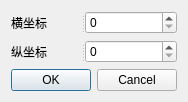
<?xml version="1.0" encoding="UTF-8"?>
<ui version="4.0">
 <class>CxledBugDialog</class>
 <widget class="QDialog" name="CxledBugDialog">
  <property name="geometry">
   <rect>
    <x>0</x>
    <y>0</y>
    <width>174</width>
    <height>97</height>
   </rect>
  </property>
  <property name="windowTitle">
   <string>设置坏灯泡</string>
  </property>
  <property name="windowIcon">
   <iconset resource="CxResource.qrc">
    <normaloff>:/Ico/MyIco/_Resource/Ico/png-0016.png</normaloff>:/Ico/MyIco/_Resource/Ico/png-0016.png</iconset>
  </property>
  <layout class="QGridLayout" name="gridLayout">
   <item row="0" column="0">
    <widget class="QSplitter" name="splitter">
     <property name="orientation">
      <enum>Qt::Horizontal</enum>
     </property>
     <widget class="QLabel" name="label">
      <property name="text">
       <string>横坐标</string>
      </property>
     </widget>
     <widget class="QSpinBox" name="spinBox">
      <property name="maximum">
       <number>512</number>
      </property>
     </widget>
    </widget>
   </item>
   <item row="1" column="0">
    <widget class="QSplitter" name="splitter_2">
     <property name="orientation">
      <enum>Qt::Horizontal</enum>
     </property>
     <widget class="QLabel" name="label_2">
      <property name="text">
       <string>纵坐标</string>
      </property>
     </widget>
     <widget class="QSpinBox" name="spinBox_2">
      <property name="maximum">
       <number>128</number>
      </property>
     </widget>
    </widget>
   </item>
   <item row="2" column="0">
    <widget class="QDialogButtonBox" name="buttonBox">
     <property name="orientation">
      <enum>Qt::Horizontal</enum>
     </property>
     <property name="standardButtons">
      <set>QDialogButtonBox::Cancel|QDialogButtonBox::Ok</set>
     </property>
    </widget>
   </item>
  </layout>
 </widget>
 <resources>
  <include location="CxResource.qrc"/>
 </resources>
 <connections>
  <connection>
   <sender>buttonBox</sender>
   <signal>accepted()</signal>
   <receiver>CxledBugDialog</receiver>
   <slot>accept()</slot>
   <hints>
    <hint type="sourcelabel">
     <x>248</x>
     <y>254</y>
    </hint>
    <hint type="destinationlabel">
     <x>157</x>
     <y>274</y>
    </hint>
   </hints>
  </connection>
  <connection>
   <sender>buttonBox</sender>
   <signal>rejected()</signal>
   <receiver>CxledBugDialog</receiver>
   <slot>reject()</slot>
   <hints>
    <hint type="sourcelabel">
     <x>316</x>
     <y>260</y>
    </hint>
    <hint type="destinationlabel">
     <x>286</x>
     <y>274</y>
    </hint>
   </hints>
  </connection>
 </connections>
</ui>
